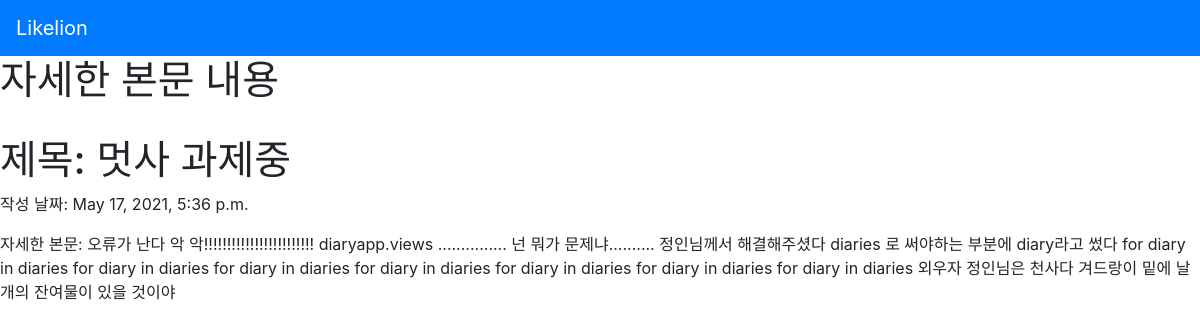
The app's page /diary/2 with its own data.
### diaryapp/models.py (models this page shows, shortened)
class Diary(models.Model):
    title = models.CharField(max_length=200)
    pub_date = models.DateTimeField('data published')
    body = models.TextField()

### diaryapp/views.py (the view)
# urls.py: path('diary/<int:diary_id>', diaryapp.views.detail, name="detail"),
def detail(request, diary_id):
    diary_detail = get_object_or_404(Diary, pk = diary_id)
    return render(request, 'detail.html', {'diary' : diary_detail})

### diaryapp/templates/detail.html (shortened to what this page needs)
{% extends 'base.html' %}
{% block content %}
<h1>자세한 본문 내용</h1>
<h1>제목: {{diary.title}}</h1>
<p>작성 날짜: {{diary.pub_date}}</p>
<p>자세한 본문: {{diary.body}}</p>
{% endblock %}

### records on screen
Diary: title "멋사 과제중", pub_date "May 17, 2021, 5:36 p.m.", body "오류가 난다 악 악!!!!!!!!!!!!!!!!!!!!!!!! diaryapp.views ............... 넌 뭐가 문제냐.......... 정인님께서 해결해주셨다 diaries 로 써야하는 부분에 diary라고 썼다 for diary in diaries for diary in diaries for diary in diaries for diary in diaries for diary in diaries for diary in diaries for diary in diaries 외우자 정인님은 천사다 겨드랑이 밑에 날개의 잔여물이 있을 것이야"
